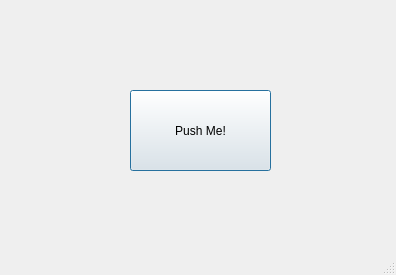
<?xml version="1.0" encoding="UTF-8"?>
<ui version="4.0">
 <class>Dialog</class>
 <widget class="QDialog" name="Dialog">
  <property name="geometry">
   <rect>
    <x>0</x>
    <y>0</y>
    <width>396</width>
    <height>275</height>
   </rect>
  </property>
  <property name="windowTitle">
   <string>Dialog</string>
  </property>
  <property name="sizeGripEnabled">
   <bool>true</bool>
  </property>
  <widget class="QPushButton" name="pushBtn_pushme">
   <property name="geometry">
    <rect>
     <x>130</x>
     <y>90</y>
     <width>141</width>
     <height>81</height>
    </rect>
   </property>
   <property name="text">
    <string>Push Me!</string>
   </property>
  </widget>
 </widget>
 <resources/>
 <connections/>
</ui>
